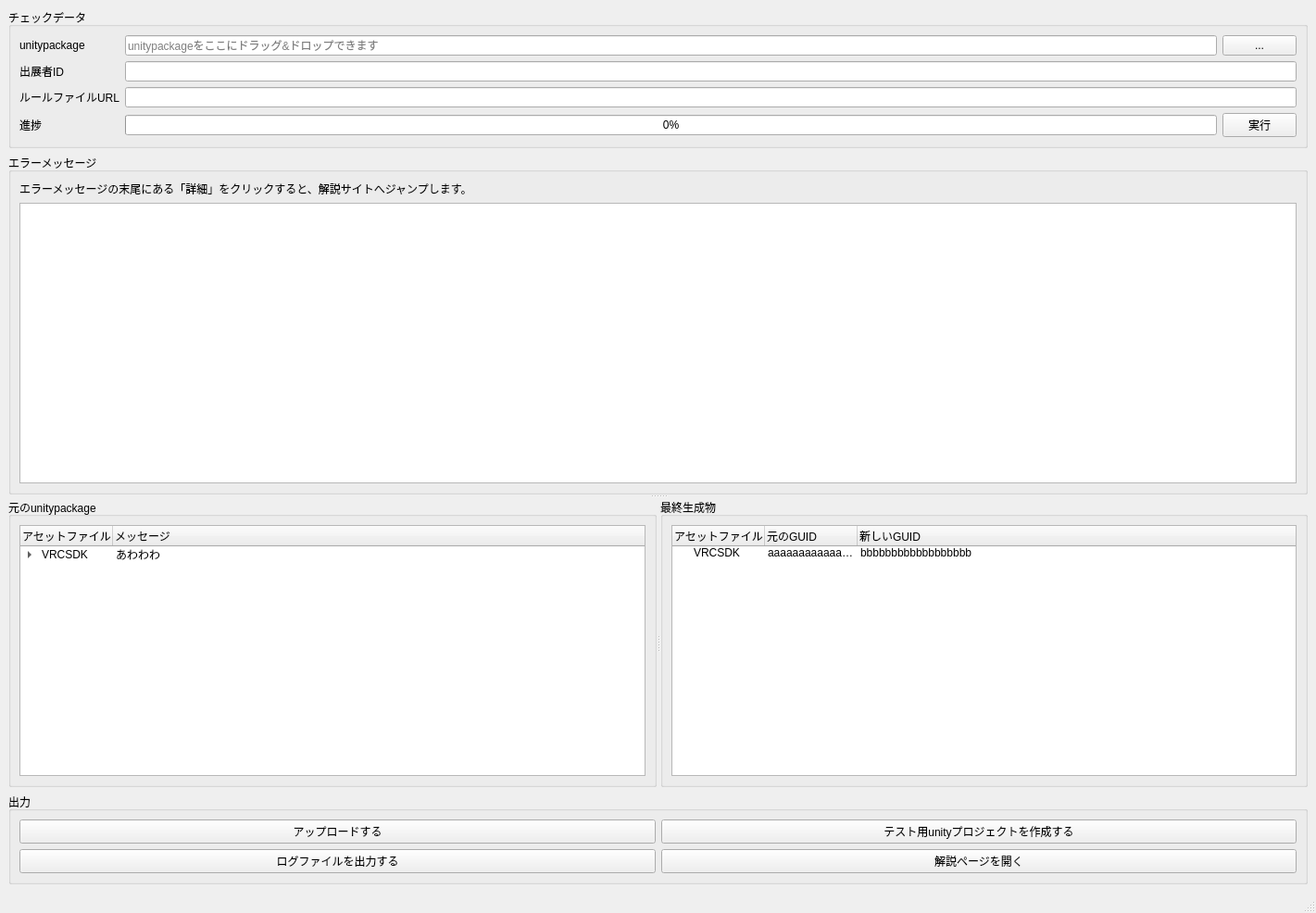
<?xml version="1.0" encoding="UTF-8"?>
<ui version="4.0">
 <class>MainWindow</class>
 <widget class="QMainWindow" name="MainWindow">
  <property name="geometry">
   <rect>
    <x>0</x>
    <y>0</y>
    <width>1421</width>
    <height>986</height>
   </rect>
  </property>
  <property name="windowTitle">
   <string>MainWindow</string>
  </property>
  <widget class="QWidget" name="centralwidget">
   <layout class="QVBoxLayout" name="verticalLayout">
    <item>
     <widget class="QGroupBox" name="groupBox">
      <property name="title">
       <string>チェックデータ</string>
      </property>
      <layout class="QFormLayout" name="formLayout">
       <item row="0" column="0">
        <widget class="QLabel" name="label">
         <property name="text">
          <string>unitypackage</string>
         </property>
        </widget>
       </item>
       <item row="0" column="1">
        <layout class="QHBoxLayout" name="horizontalLayout">
         <item>
          <widget class="QLineEdit" name="tbUnitypackageFilepath">
           <property name="placeholderText">
            <string>unitypackageをここにドラッグ&amp;ドロップできます</string>
           </property>
          </widget>
         </item>
         <item>
          <widget class="QPushButton" name="btOpenUnitypackage">
           <property name="text">
            <string>...</string>
           </property>
          </widget>
         </item>
        </layout>
       </item>
       <item row="3" column="1">
        <layout class="QHBoxLayout" name="horizontalLayout_2">
         <item>
          <widget class="QProgressBar" name="progressBar">
           <property name="value">
            <number>0</number>
           </property>
          </widget>
         </item>
         <item>
          <widget class="QPushButton" name="btValidate">
           <property name="minimumSize">
            <size>
             <width>0</width>
             <height>0</height>
            </size>
           </property>
           <property name="text">
            <string>実行</string>
           </property>
          </widget>
         </item>
        </layout>
       </item>
       <item row="3" column="0">
        <widget class="QLabel" name="label_2">
         <property name="text">
          <string>進捗</string>
         </property>
        </widget>
       </item>
       <item row="1" column="0">
        <widget class="QLabel" name="label_3">
         <property name="text">
          <string>出展者ID</string>
         </property>
        </widget>
       </item>
       <item row="1" column="1">
        <widget class="QLineEdit" name="tbExhibitorId">
         <property name="readOnly">
          <bool>true</bool>
         </property>
        </widget>
       </item>
       <item row="2" column="0">
        <widget class="QLabel" name="label_4">
         <property name="text">
          <string>ルールファイルURL</string>
         </property>
        </widget>
       </item>
       <item row="2" column="1">
        <widget class="QLineEdit" name="tbRuleFileUrl">
         <property name="readOnly">
          <bool>true</bool>
         </property>
        </widget>
       </item>
      </layout>
     </widget>
    </item>
    <item>
     <widget class="QSplitter" name="splitter_3">
      <property name="orientation">
       <enum>Qt::Vertical</enum>
      </property>
      <widget class="QGroupBox" name="groupBox_3">
       <property name="title">
        <string>エラーメッセージ</string>
       </property>
       <layout class="QVBoxLayout" name="verticalLayout_3">
        <item>
         <widget class="QLabel" name="label_5">
          <property name="text">
           <string>エラーメッセージの末尾にある「詳細」をクリックすると、解説サイトへジャンプします。</string>
          </property>
          <property name="wordWrap">
           <bool>true</bool>
          </property>
         </widget>
        </item>
        <item>
         <widget class="QTextBrowser" name="tbErrorMessage"/>
        </item>
       </layout>
      </widget>
      <widget class="QSplitter" name="splitter_4">
       <property name="orientation">
        <enum>Qt::Horizontal</enum>
       </property>
       <widget class="QGroupBox" name="groupBox_4">
        <property name="title">
         <string>元のunitypackage</string>
        </property>
        <layout class="QVBoxLayout" name="verticalLayout_4">
         <item>
          <widget class="QTreeWidget" name="twBeforeUnitypackage">
           <column>
            <property name="text">
             <string>アセットファイル名</string>
            </property>
           </column>
           <column>
            <property name="text">
             <string>メッセージ</string>
            </property>
           </column>
           <item>
            <property name="text">
             <string>VRCSDK</string>
            </property>
            <property name="text">
             <string>あわわわ</string>
            </property>
            <property name="flags">
             <set>ItemIsEnabled</set>
            </property>
            <item>
             <property name="text">
              <string>New Subitem</string>
             </property>
             <property name="font">
              <font>
               <strikeout>true</strikeout>
              </font>
             </property>
             <property name="text">
              <string>いひひひいい</string>
             </property>
             <property name="flags">
              <set>NoItemFlags</set>
             </property>
            </item>
           </item>
          </widget>
         </item>
        </layout>
       </widget>
       <widget class="QGroupBox" name="groupBox_5">
        <property name="title">
         <string>最終生成物</string>
        </property>
        <layout class="QVBoxLayout" name="verticalLayout_5">
         <item>
          <widget class="QTreeWidget" name="twAfterUnitypackage">
           <column>
            <property name="text">
             <string notr="true">アセットファイル名</string>
            </property>
           </column>
           <column>
            <property name="text">
             <string>元のGUID</string>
            </property>
           </column>
           <column>
            <property name="text">
             <string>新しいGUID</string>
            </property>
           </column>
           <item>
            <property name="text">
             <string>VRCSDK</string>
            </property>
            <property name="text">
             <string>aaaaaaaaaaaaaaaaaaa</string>
            </property>
            <property name="text">
             <string>bbbbbbbbbbbbbbbbbb</string>
            </property>
           </item>
          </widget>
         </item>
        </layout>
       </widget>
      </widget>
     </widget>
    </item>
    <item>
     <widget class="QGroupBox" name="groupBox_2">
      <property name="title">
       <string>出力</string>
      </property>
      <layout class="QVBoxLayout" name="verticalLayout_2">
       <item>
        <layout class="QHBoxLayout" name="horizontalLayout_3">
         <item>
          <widget class="QPushButton" name="btUpload">
           <property name="text">
            <string>アップロードする</string>
           </property>
          </widget>
         </item>
         <item>
          <widget class="QPushButton" name="pushButton_5">
           <property name="text">
            <string>テスト用unityプロジェクトを作成する</string>
           </property>
          </widget>
         </item>
        </layout>
       </item>
       <item>
        <layout class="QHBoxLayout" name="horizontalLayout_4">
         <item>
          <widget class="QPushButton" name="pushButton_6">
           <property name="text">
            <string>ログファイルを出力する</string>
           </property>
          </widget>
         </item>
         <item>
          <widget class="QPushButton" name="pushButton_7">
           <property name="text">
            <string>解説ページを開く</string>
           </property>
          </widget>
         </item>
        </layout>
       </item>
      </layout>
     </widget>
    </item>
   </layout>
  </widget>
  <widget class="QMenuBar" name="menubar">
   <property name="geometry">
    <rect>
     <x>0</x>
     <y>0</y>
     <width>1421</width>
     <height>21</height>
    </rect>
   </property>
  </widget>
  <widget class="QStatusBar" name="statusbar"/>
 </widget>
 <resources/>
 <connections/>
</ui>
